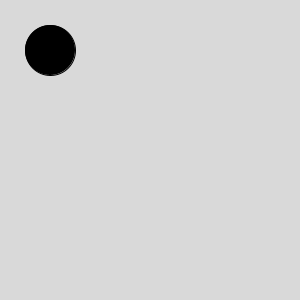
Frame 1 (no input)
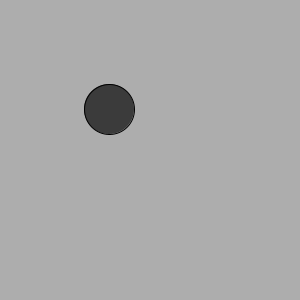
Frame 60 (the mouse pressed at the canvas centre just before this capture)
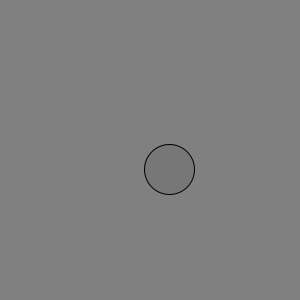
Frame 120 (the mouse held since frame 60 and released just before this capture)

The Processing sketch that drew these frames (run headless with seeded random() and noise(); from frame 60 on, the mouse is pressed at the canvas centre):

// Processing sketch: processing_35261
// ── processing_35261.pde

void setup() {
  size(300, 300);
}

int x =50;
int y = 50;

void draw() {
  smooth();
  background(255-.75*y);
  fill(x-50);
  ellipse(x, y, 50, 50);
  x++;
  y++;
}
